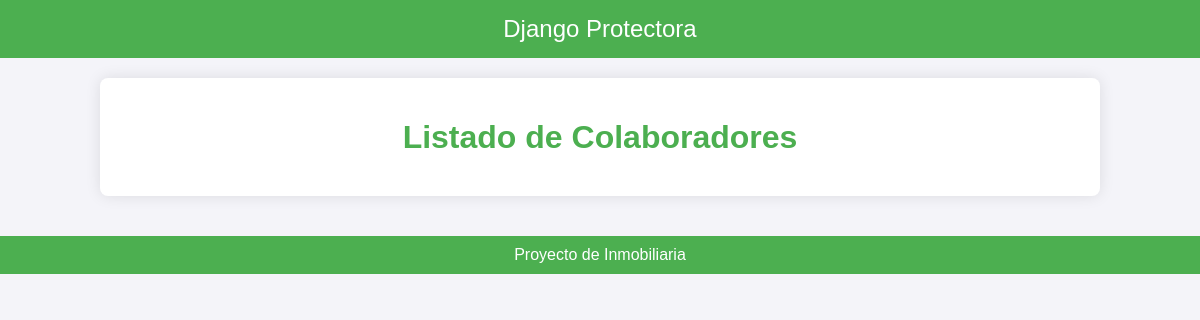
Page /Colaboradores/ on the earlier database version.
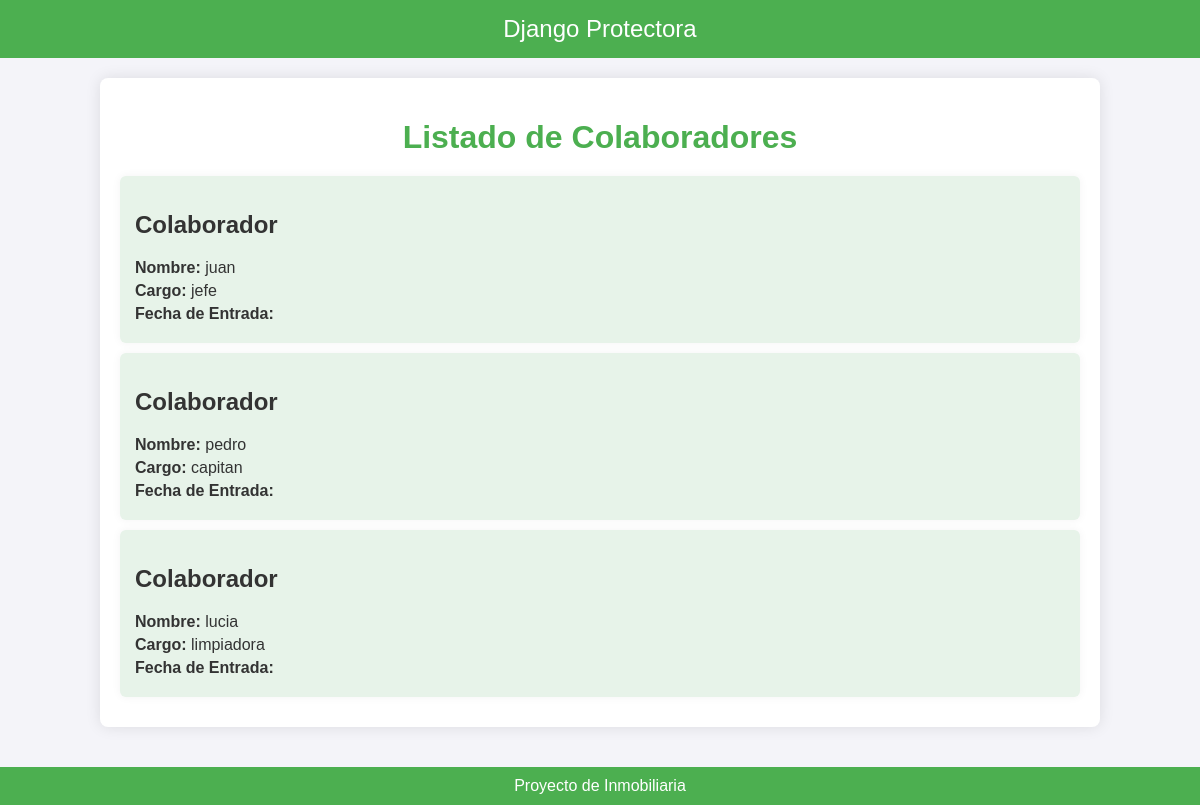
Same page on the later database version.
### Protectora/models.py (models this page shows, shortened)
class Colaborador(models.Model):
    nombre = models.CharField(max_length = 200)
    cargo = models.CharField(max_length = 200)
    Fecha_entrada_protectora = models.DateTimeField(default=timezone.now)

### Protectora/views.py (the view)
# urls.py: path('Colaboradores/', views.listar_Colaboradores, name='listar_colaboradores'),
def listar_Colaboradores(request) :
    colaborador = Colaborador.objects.all()
    return render(request, 'colaboradores/colaborador_list.html', {'colaborador_mostrar': colaborador})

### Protectora/templates/colaboradores/colaborador_list.html (shortened to what this page needs)
<!DOCTYPE html>
<html lang="es">
<head>
</head>
<body>
    <header>
        <a href="/">Django Protectora</a>
    </header>
    <div class="container">
        <h1>Listado de Colaboradores</h1>
        {% for colaborador in colaborador_mostrar %}
        <article>
            <h2>Colaborador</h2>
            <p><strong>Nombre:</strong> {{ colaborador.nombre }}</p>
            <p><strong>Cargo:</strong> {{ colaborador.cargo }}</p>
            <p><strong>Fecha de Entrada:</strong> {{ colaborador.fecha_entrada_protectora }}</p>
        </article>
        {% endfor %}
    </div>
    <footer>
        Proyecto de Inmobiliaria
    </footer>
</body>
</html>

### Protectora/templates/colaboradores/colaborador_list.html (style rules this page uses)
body { font-family: Arial, sans-serif; background-color: #f4f4f9; color: #333; margin: 0; padding: 0; }
header { background-color: #4CAF50; color: white; padding: 15px; text-align: center; }
header a { color: white; text-decoration: none; font-size: 24px; }
.container { width: 80%; margin: 20px auto; background-color: #fff; padding: 20px; border-radius: 8px; box-shadow: 0px 0px 15px rgba(0, 0, 0, 0.1); }
h1 { color: #4CAF50; text-align: center; margin-bottom: 20px; }
article { background-color: #e7f3e9; padding: 15px; margin-bottom: 10px; border-radius: 6px; box-shadow: 0px 0px 10px rgba(0, 0, 0, 0.05); }
article p { margin: 5px 0; }
article strong { color: #333; }
footer { text-align: center; margin-top: 40px; padding: 10px; background-color: #4CAF50; color: white; }

Differences in the rows shown:
added Colaborador: nombre "juan", cargo "jefe"
added Colaborador: nombre "pedro", cargo "capitan"
added Colaborador: nombre "lucia", cargo "limpiadora"
